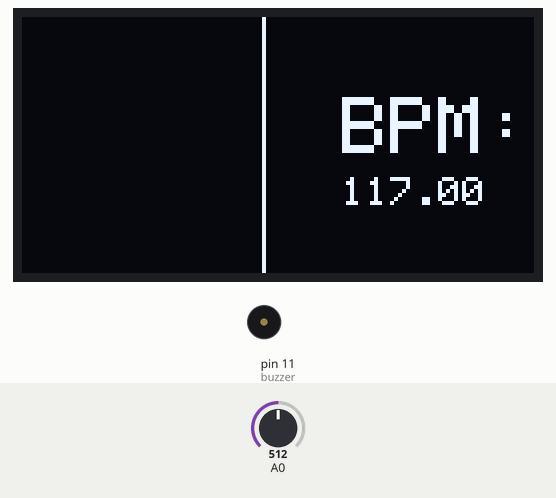
Recording of a sketch running on a simulated Arduino Uno, built with avr-gcc and run on an emulated ATmega328P. Shown: 128×64 one-colour display, buzzer (waves = sounding). The inputs (shaded band) are chosen by the test bench; at power-on: A0 = 512. Random numbers use the default seed unless the sketch sets one; what the sketch prints to the serial monitor is not drawn.

Above: at 5.8 s.
5.9 s: A0 set to 493
At 7.1 s:
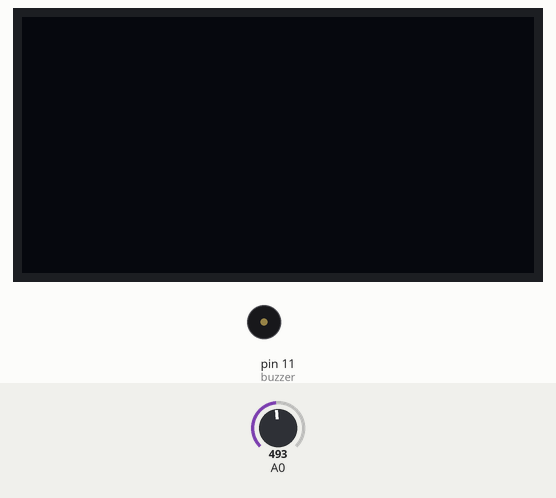
7.4 s: A0 set to 716
At 9.6 s:
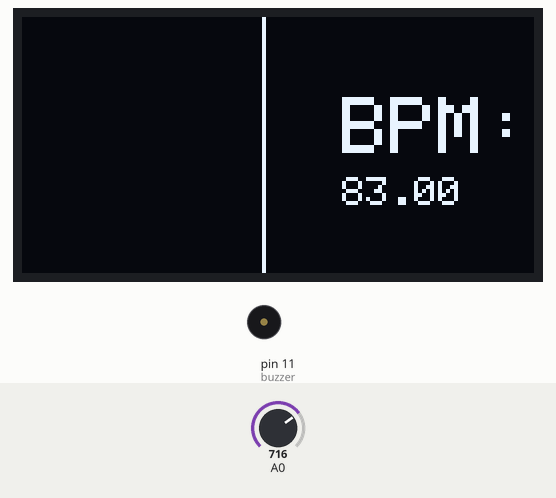
10.4 s: A0 set to 480
At 11.1 s:
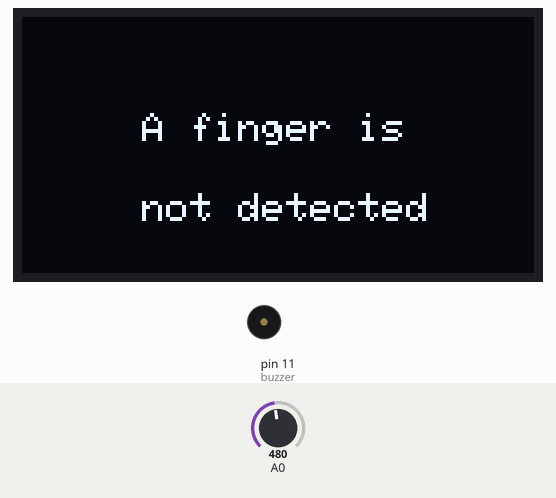
11.9 s: A0 set to 900
At 12.74 s:
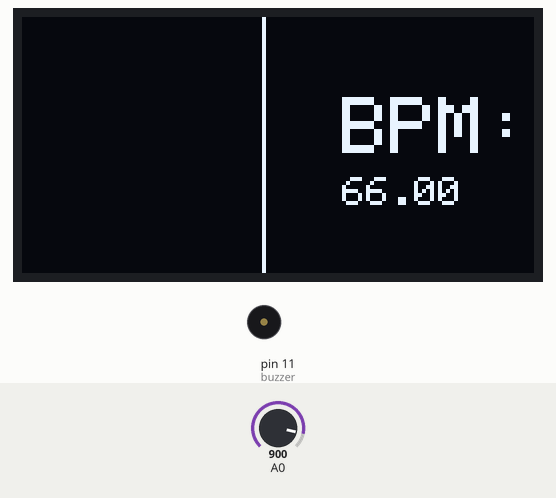
13.4 s: A0 set to 614
At 14.37 s:
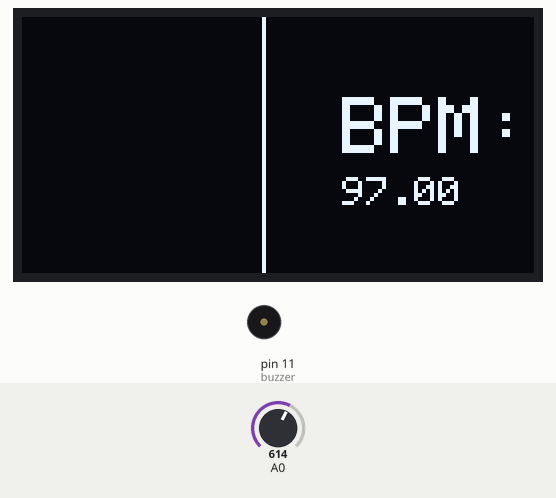
14.9 s: A0 set to 586
At 15.6 s:
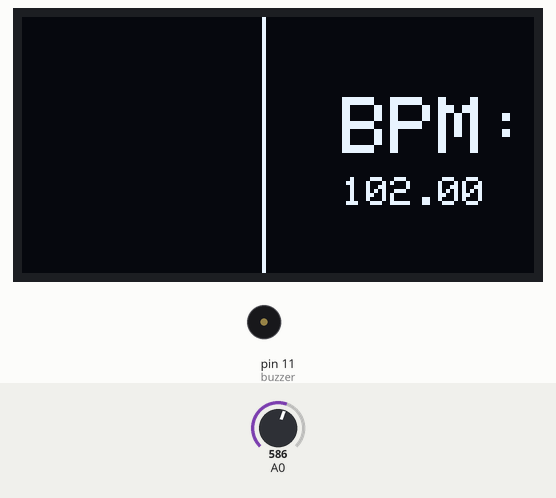
Timing chart, 0 to 17.4 s (numbered marks = the images above; inputs shaded):
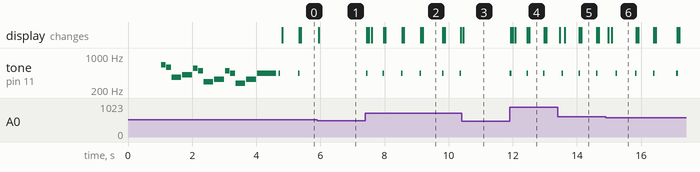

Measured:
- the behaviour switches between 501 and 500 on A0 (found by bisection; images 0 and 1)
- the behaviour switches between 601 and 600 on A0 (found by bisection; images 5 and 6)
- after the input at 7.4 s, tone on pin 11 (buzzer): goes 3 × (440 Hz 0.05 s, silent 0.47 s), 440 Hz 0.05 s, silent 0.64 s, 440 Hz 0.05 s, silent 0.50 s, 440 Hz 0.05 s, then silent, starting at once; the display: first changes after 0.05 s (image 2 shows a later state)
- after the input at 11.9 s, tone on pin 11 (buzzer): alternates 440 Hz for 0.05 s and silent for 0.47 s, starting at once; the display: first changes at once (image 4 shows a later state)
- by itself, tone on pin 11 (buzzer): plays 659 Hz for 0.15 s, 587 Hz for 0.15 s, 370 Hz for 0.30 s, 415 Hz for 0.30 s, 554 Hz for 0.15 s, 494 Hz for 0.15 s … (15 notes in this stretch)
- what the display in image 2 shows lasts 0.6 s, from 9.2 s to 9.8 s
- what the display in image 4 shows lasts 0.5 s, from 12.5 s to 13.0 s

The sketch:

GetBPM_and_OLEDdisplay.ino
```cpp
//For OLED libary
#include <SPI.h>
#include <Wire.h>
#include <Adafruit_GFX.h>
#include <Adafruit_SSD1306.h>

//for buzzer
#define buzzer 11

//for note Nokia Tune
#define NOTE_B0  31
#define NOTE_C1  33
#define NOTE_CS1 35
#define NOTE_D1  37
#define NOTE_DS1 39
#define NOTE_E1  41
#define NOTE_F1  44
#define NOTE_FS1 46
#define NOTE_G1  49
#define NOTE_GS1 52
#define NOTE_A1  55
#define NOTE_AS1 58
#define NOTE_B1  62
#define NOTE_C2  65
#define NOTE_CS2 69
#define NOTE_D2  73
#define NOTE_DS2 78
#define NOTE_E2  82
#define NOTE_F2  87
#define NOTE_FS2 93
#define NOTE_G2  98
#define NOTE_GS2 104
#define NOTE_A2  110
#define NOTE_AS2 117
#define NOTE_B2  123
#define NOTE_C3  131
#define NOTE_CS3 139
#define NOTE_D3  147
#define NOTE_DS3 156
#define NOTE_E3  165
#define NOTE_F3  175
#define NOTE_FS3 185
#define NOTE_G3  196
#define NOTE_GS3 208
#define NOTE_A3  220
#define NOTE_AS3 233
#define NOTE_B3  247
#define NOTE_C4  262
#define NOTE_CS4 277
#define NOTE_D4  294
#define NOTE_DS4 311
#define NOTE_E4  330
#define NOTE_F4  349
#define NOTE_FS4 370
#define NOTE_G4  392
#define NOTE_GS4 415
#define NOTE_A4  440
#define NOTE_AS4 466
#define NOTE_B4  494
#define NOTE_C5  523
#define NOTE_CS5 554
#define NOTE_D5  587
#define NOTE_DS5 622
#define NOTE_E5  659
#define NOTE_F5  698
#define NOTE_FS5 740
#define NOTE_G5  784
#define NOTE_GS5 831
#define NOTE_A5  880
#define NOTE_AS5 932
#define NOTE_B5  988
#define NOTE_C6  1047
#define NOTE_CS6 1109
#define NOTE_D6  1175
#define NOTE_DS6 1245
#define NOTE_E6  1319
#define NOTE_F6  1397
#define NOTE_FS6 1480
#define NOTE_G6  1568
#define NOTE_GS6 1661
#define NOTE_A6  1760
#define NOTE_AS6 1865
#define NOTE_B6  1976
#define NOTE_C7  2093
#define NOTE_CS7 2217
#define NOTE_D7  2349
#define NOTE_DS7 2489
#define NOTE_E7  2637
#define NOTE_F7  2794
#define NOTE_FS7 2960
#define NOTE_G7  3136
#define NOTE_GS7 3322
#define NOTE_A7  3520
#define NOTE_AS7 3729
#define NOTE_B7  3951
#define NOTE_C8  4186
#define NOTE_CS8 4435
#define NOTE_D8  4699
#define NOTE_DS8 4978
#define REST      0

// change this to make the song slower or faster
int tempo = 180;

// notes of the moledy followed by the duration.
// a 4 means a quarter note, 8 an eighteenth , 16 sixteenth, so on
// !!negative numbers are used to represent dotted notes,
// so -4 means a dotted quarter note, that is, a quarter plus an eighteenth!!
int melody[] = {

  // Nokia Ringtone
  // Score available at https://musescore.com/user/29944637/scores/5266155

  NOTE_E5, 8, NOTE_D5, 8, NOTE_FS4, 4, NOTE_GS4, 4,
  NOTE_CS5, 8, NOTE_B4, 8, NOTE_D4, 4, NOTE_E4, 4,
  NOTE_B4, 8, NOTE_A4, 8, NOTE_CS4, 4, NOTE_E4, 4,
  NOTE_A4, 2,
};

// sizeof gives the number of bytes, each int value is composed of two bytes (16 bits)
// there are two values per note (pitch and duration), so for each note there are four bytes
int notes = sizeof(melody) / sizeof(melody[0]) / 2;

// this calculates the duration of a whole note in ms
int wholenote = (60000 * 4) / tempo;

int divider = 0, noteDuration = 0;


//-----------------------------------------------------------------------------------------------
//for OLED
#define SCREEN_WIDTH 128 // pixel ความกว้าง
#define SCREEN_HEIGHT 64 // pixel ความสูง


#define OLED_RESET -1
Adafruit_SSD1306 OLED(SCREEN_WIDTH, SCREEN_HEIGHT, &Wire, OLED_RESET);

//for calculate BPM
int UpperThreshold = 500;
int LowerThreshold = 490;
int reading = 0;
float BPM = 0.0;
bool IgnoreReading = false;

const unsigned long delayTime = 10;

const unsigned long delayTime2 = 1000;

const unsigned long delayTime3[4] = { 500, 800, 1100, 2000 }; // for swap heart logo
int dealyTime3_length = 4;

const unsigned long baudRate = 9600;

unsigned long previousMillis = 0;
unsigned long previousMillis2 = 0;
unsigned long previousMillis3 = 0; // for swap heart logot

long rand_index; // for swap heart logo

int count_index = 0;
double heart_rates[4], BPM_avg;
int heart_rate_length = 4;

// draw bitmap picture section
static const unsigned char PROGMEM logo_Heart_24X21[] =
{ 0x03, 0xC0, 0xF0, 0x06, 0x71, 0x8C, 0x0C, 0x1B, 0x06, 0x18, 0x0E, 0x02, 0x10, 0x0C, 0x03, 0x10,
  0x04, 0x01, 0x10, 0x04, 0x01, 0x10, 0x40, 0x01, 0x10, 0x40, 0x01, 0x10, 0xC0, 0x03, 0x08, 0x88,
  0x02, 0x08, 0xB8, 0x04, 0xFF, 0x37, 0x08, 0x01, 0x30, 0x18, 0x01, 0x90, 0x30, 0x00, 0xC0, 0x60,
  0x00, 0x60, 0xC0, 0x00, 0x31, 0x80, 0x00, 0x1B, 0x00, 0x00, 0x0E, 0x00, 0x00, 0x04, 0x00,
};

static const unsigned char PROGMEM logo_Heart_32X32[] =
{ 0x01, 0xF0, 0x0F, 0x80, 0x06, 0x1C, 0x38, 0x60, 0x18, 0x06, 0x60, 0x18, 0x10, 0x01, 0x80, 0x08,
  0x20, 0x01, 0x80, 0x04, 0x40, 0x00, 0x00, 0x02, 0x40, 0x00, 0x00, 0x02, 0xC0, 0x00, 0x08, 0x03,
  0x80, 0x00, 0x08, 0x01, 0x80, 0x00, 0x18, 0x01, 0x80, 0x00, 0x1C, 0x01, 0x80, 0x00, 0x14, 0x00,
  0x80, 0x00, 0x14, 0x00, 0x80, 0x00, 0x14, 0x00, 0x40, 0x10, 0x12, 0x00, 0x40, 0x10, 0x12, 0x00,
  0x7E, 0x1F, 0x23, 0xFE, 0x03, 0x31, 0xA0, 0x04, 0x01, 0xA0, 0xA0, 0x0C, 0x00, 0xA0, 0xA0, 0x08,
  0x00, 0x60, 0xE0, 0x10, 0x00, 0x20, 0x60, 0x20, 0x06, 0x00, 0x40, 0x60, 0x03, 0x00, 0x40, 0xC0,
  0x01, 0x80, 0x01, 0x80, 0x00, 0xC0, 0x03, 0x00, 0x00, 0x60, 0x06, 0x00, 0x00, 0x30, 0x0C, 0x00,
  0x00, 0x08, 0x10, 0x00, 0x00, 0x06, 0x60, 0x00, 0x00, 0x03, 0xC0, 0x00, 0x00, 0x01, 0x80, 0x00
};
boolean active_smallerHeart = true, active_largerHeart = false;


//timer function
// First event timer
int myTimer1(long delayTime, long currentMillis)
{
  if (currentMillis - previousMillis >= delayTime)
  {
    previousMillis = currentMillis;
    return 1;
  }
  else {
    return 0;
  }
}

// Second event timer
int myTimer2(long delayTime2, long currentMillis)
{
  if (currentMillis - previousMillis2 >= delayTime2)
  {
    previousMillis2 = currentMillis;
    return 1;
  }
  else
  {
    return 0;
  }
}
// Second event timer
int myTimer3(long delayTime3, long currentMillis)
{
  if (currentMillis - previousMillis3 >= delayTime3)
  {
    previousMillis3 = currentMillis;
    return 1;
  }
  else
  {
    return 0;
  }
}

//Display OLED Function

void getBPM_OLED(double BPM_avg)
{
  // Display BPM value section
  OLED.setCursor(80, 20); // กำหนดตำแหน่ง x,y ที่จะแสดงผล
  OLED.setTextSize(2); // กำหนดขนาดตัวอักษร

  OLED.setTextColor(WHITE , BLACK); //กำหนดข้อความสีดํา ฉากหลังสีขาว
  OLED.print("BPM:");

  OLED.setTextSize(1);
  OLED.setCursor(80, 40);
  OLED.print(BPM_avg);
  //OLED.drawLine(StartX, StartY, EndX, EndY, WHITE);
  OLED.drawLine(60, 0, 60, 64, WHITE);
  //  // Draw BPM Heart-bitmap picture section
  //
  //  //display.drawBitmap(Starting x pos, Starting y pos, Bitmap name, Width, Height, Color);
  //
  //  //draw smaller heart
  //   OLED.drawBitmap(15, 25, logo_Heart_24X21, 24, 21, WHITE);
  //
  //  //draw larger heart
  //  OLED.drawBitmap(12, 22, logo_Heart_32X32, 32, 32, WHITE);
  //
  //  //OLED.drawLine(StartX, StartY, EndX, EndY, WHITE);
  //  OLED.drawLine(60, 0, 60, 64, WHITE);

}
void getWarning_OLED()
{

  OLED.setCursor(30, 24); // กำหนดตำแหน่ง x,y ที่จะแสดงผล
  OLED.setTextSize(1); // กำหนดขนาดตัวอักษร

  OLED.setTextColor(WHITE , BLACK); //กำหนดข้อความสีดํา ฉากหลังสีขาว
  OLED.println("A finger is");
  OLED.setCursor(30, 44);
  OLED.println("not detected");

}

//play sound once heart logo is swapped
void sound_swapBitmapPicture()
{
  tone(buzzer, 440, 50);
  Serial.println("play sound alarm");
}

void setup() {
  pinMode(A5, INPUT);
  Serial.begin(baudRate);

  if (!OLED.begin(SSD1306_SWITCHCAPVCC, 0x3C)) { // สั่งให้จอ OLED เริ่มทำงานที่ Address 0x3C
    Serial.println("SSD1306 allocation failed");
  } else {
    Serial.println("ArdinoAll OLED Start Work !!!");
  }

  Serial.print("H");
  delay(500);
  Serial.print("F");
  delay(500);

  // for swap heart logo
  randomSeed(analogRead(A1));
  rand_index = random(dealyTime3_length);
  Serial.print("test first_randomNumber : ");
  Serial.println(rand_index);

  //---------------------------------------------------------------------------------
  //play Nokia tone once program start
      // iterate over the notes of the melody.
      // Remember, the array is twice the number of notes (notes + durations)
      for (int thisNote = 0; thisNote < notes * 2; thisNote = thisNote + 2) {

        // calculates the duration of each note
        divider = melody[thisNote + 1];
        if (divider > 0) {
          // regular note, just proceed
          noteDuration = (wholenote) / divider;
        } else if (divider < 0) {
          // dotted notes are represented with negative durations!!
          noteDuration = (wholenote) / abs(divider);
          noteDuration *= 1.5; // increases the duration in half for dotted notes
        }

        // we only play the note for 90% of the duration, leaving 10% as a pause
        tone(buzzer, melody[thisNote], noteDuration * 0.9);

        // Wait for the specief duration before playing the next note.
        delay(noteDuration);

        // stop the waveform generation before the next note.
        noTone(buzzer);
      }

}

void loop() {

  OLED.clearDisplay(); // ลบภาพในหน้าจอทั้งหมด

  rand_index = random(dealyTime3_length); //random number for index , in order to swap bitmap picture

  // Get current time
  unsigned long currentMillis = millis();

  // First event calculate BPM
  if (myTimer1(delayTime, currentMillis) == 1 ) {

    reading = analogRead(0);

    // not attach finger
    if (reading < LowerThreshold )
    {
      IgnoreReading = true;
      getWarning_OLED();
    }

    //
    else if (reading > UpperThreshold )
    {
      IgnoreReading = false;

      // Calculate Beats Per Minute.
      // BPM = (1.0/reading) * 60.0 * 1000;
      heart_rates[count_index++] = (1.0 / reading) * 60.0 * 1000;

      if (count_index == heart_rate_length)
      {
        // find avg BPM
        int sum = 0;
        for (double heart_rate : heart_rates)
        {
          sum += heart_rate;
        }
        BPM_avg = (double)sum / heart_rate_length;
        count_index %= heart_rate_length;
      }

      // Display BPM in OLED
      getBPM_OLED(BPM_avg);

      // Draw BPM Heart-bitmap picture section
      //display.drawBitmap(Starting x pos, Starting y pos, Bitmap name, Width, Height, Color);
      if (active_smallerHeart)
      {
        active_smallerHeart = !(active_smallerHeart);
        active_largerHeart = !(active_largerHeart);

        //draw smaller heart
        OLED.drawBitmap(15, 25, logo_Heart_24X21, 24, 21, WHITE);
      }
      //use timer3 to swap bitmap picture (once time pass 1500 ms and a finger is detected)
      if (myTimer3(delayTime3[rand_index], currentMillis) == 1) {

        if (active_largerHeart)
        {
          active_smallerHeart = !(active_smallerHeart);
          active_largerHeart = !(active_largerHeart);

          //draw larger heart
          OLED.drawBitmap(12, 22, logo_Heart_32X32, 32, 32, WHITE);

          //play sound
          sound_swapBitmapPicture();
        }

        rand_index = random(dealyTime3_length); //random number for index , in order to swap bitmap picture
      }
    }
  }


  // Second event display section (in serial monitor)
  if (myTimer2(delayTime2, currentMillis) == 1 ) {

    if (!(IgnoreReading))
    {

      Serial.print(reading);
      Serial.print("\t");

      Serial.print(BPM_avg);
      Serial.print(" BPM");
      Serial.print("\t");

      Serial.print(" prn ");
      Serial.println(heart_rate_length);
    }

    //Not attach finger
    else if (IgnoreReading)
    {
      Serial.println("a finger is not detected");
    }
  }
  OLED.display();// สั่งให้จอแสดงผล
}
```
